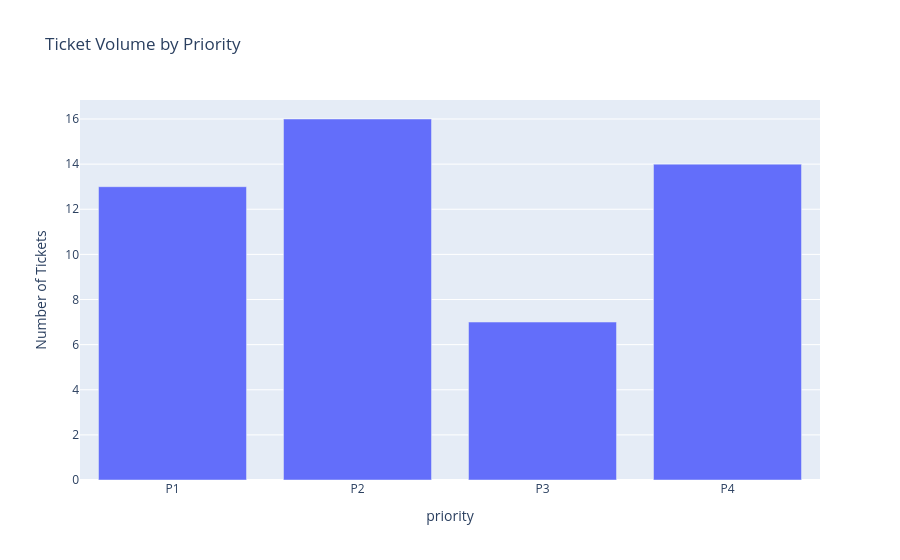

Notebook code for this chart:
### Code cell
priority_counts = final_data.groupby('priority')['support_tick_id'].count().reset_index(name='tick_count').sort_values('priority', ascending=True)

fig = px.bar(
    priority_counts,
    x='priority',
    y='tick_count',
    labels = {'priority', 'Priority Assigned'}, 
    title='Ticket Volume by Priority'
)
fig.update_layout(yaxis_title = 'Number of Tickets')
fig.show()

### Figure 1 — Plotly figure (JSON) as saved in the notebook; plotly's stock layout.template omitted (floating-point values rounded to 4 significant figures)
{"data": [{"hovertemplate": "priority=%{x}<br>tick_count=%{y}<extra></extra>", "legendgroup": "", "marker": {"color": "#636efa", "pattern": {"shape": ""}}, "name": "", "orientation": "v", "showlegend": false, "textposition": "auto", "type": "bar", "x": ["P1", "P2", "P3", "P4"], "xaxis": "x", "y": [13, 16, 7, 14], "yaxis": "y"}], "layout": {"barmode": "relative", "legend": {"tracegroupgap": 0}, "title": {"text": "Ticket Volume by Priority"}, "xaxis": {"anchor": "y", "domain": [0, 1], "title": {"text": "priority"}}, "yaxis": {"anchor": "x", "domain": [0, 1], "title": {"text": "Number of Tickets"}}}}
